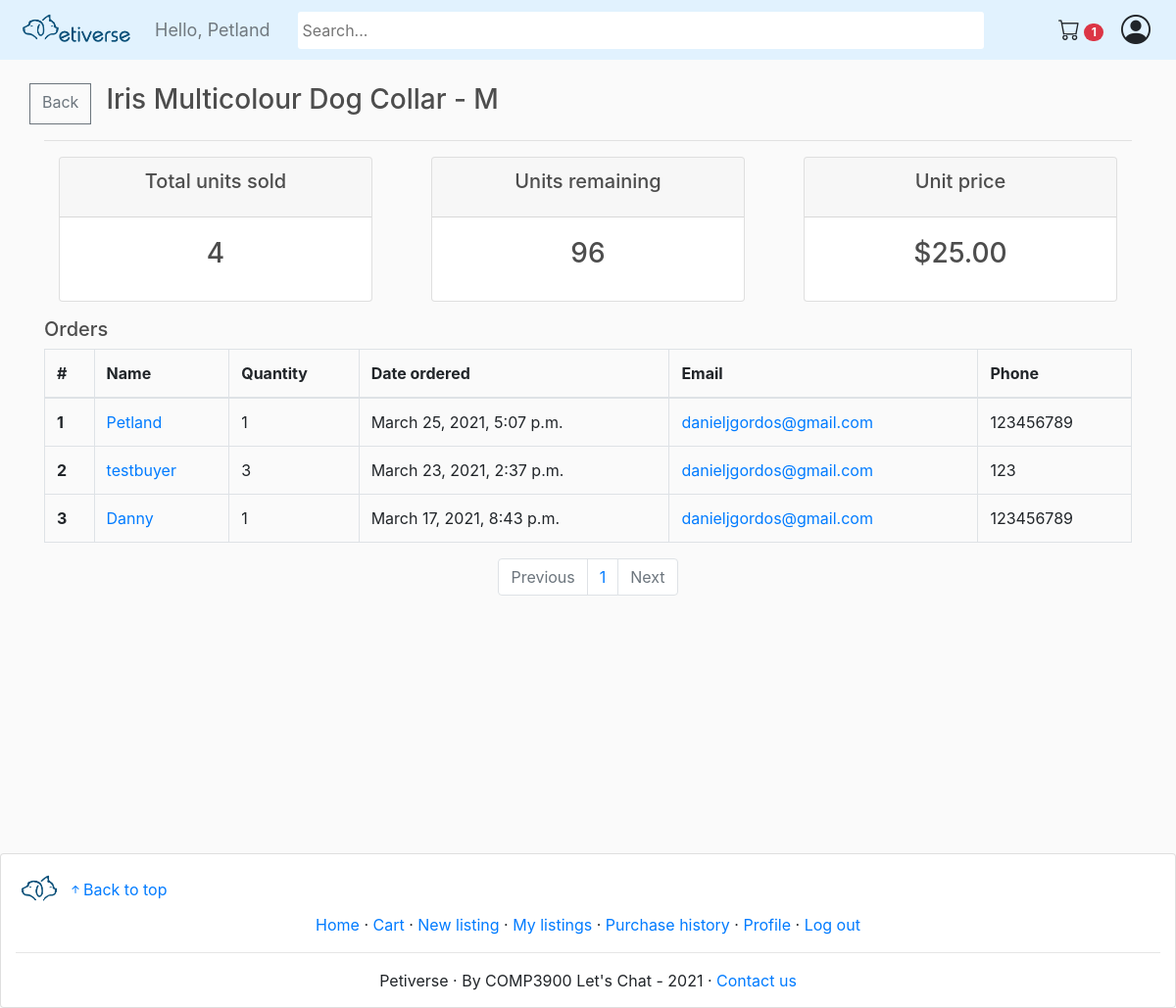
The page /view_orders/iris-multicolour-dog-collar-m/ (signed in) on the database as committed earlier.
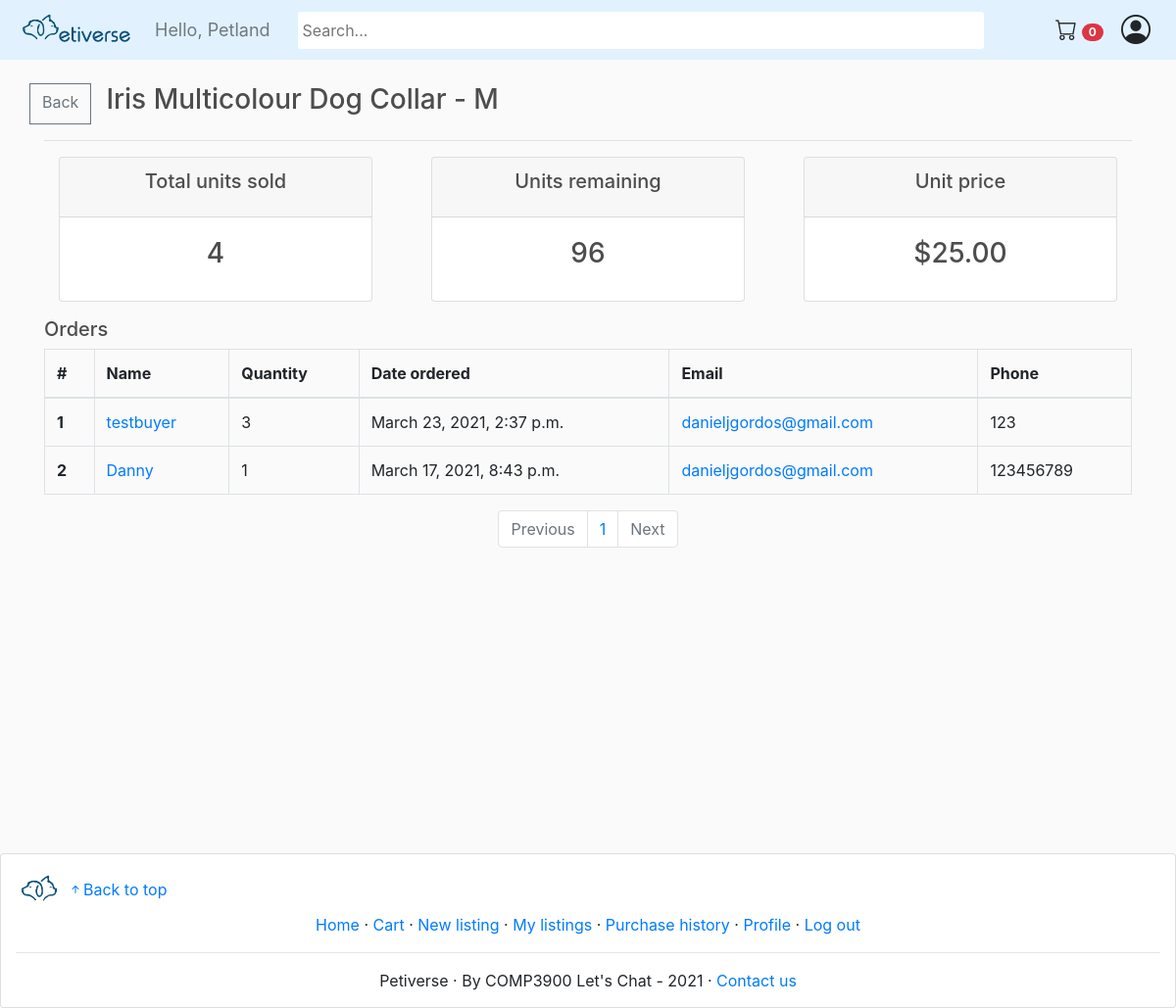
The same page on the database as committed later.
### store/models.py (models this page shows, shortened)
class OrderItem(models.Model):
    product = models.ForeignKey(Product, on_delete=models.SET_NULL, null=True)
    order = models.ForeignKey(Order, on_delete=models.SET_NULL, null=True)
    quantity = models.IntegerField(default=0, null=True, blank=True)
    date_added = models.DateTimeField(auto_now_add=True)

class Order(models.Model):
	customer = models.ForeignKey(Customer, on_delete=models.SET_NULL, null=True, blank=True)
	date_ordered = models.DateTimeField(editable=False, blank=True, null=True)
	complete = models.BooleanField(default=False)
	transaction_id = models.CharField(max_length=100, null=True)
	@property
	def get_cart_items(self):
		orderitems = self.orderitem_set.all()
		total = sum([item.quantity for item in orderitems])
		return total

class Customer(models.Model):
    user = models.OneToOneField(User, null=True, blank=True, on_delete=models.CASCADE)
    nickname = models.CharField(max_length=200, null=True)
    email = models.EmailField(max_length=254)
    contactNo = models.CharField(max_length=200, null=True)
    image = models.ImageField(default='../images/user_icon.png', upload_to='../images')
    trusted = models.BooleanField(default=False)
    slug_str = models.SlugField(blank=True)

### store/views.py (the view)
# urls.py: path('view_orders/<slug:slug>/', views.view_orders, name="view_orders"),
def view_orders(request, slug=None):
    if not request.user.is_authenticated:
        return redirect('login')
    try:
        product = Product.objects.get(slug_str=slug)
    except ObjectDoesNotExist:
        return HttpResponseNotFound('404: Product listing was not found')
    if product.seller != request.user.customer:
        return HttpResponseForbidden('403: Can only view orders for your own listings')
    order_items = OrderItem.objects.filter(product=product).order_by('-date_added')
    paginator = Paginator(order_items, 100)
    page_number = request.GET.get('page')
    paginated_order_items = paginator.get_page(page_number)
    cartItems = cart_items(request.user.customer)
    context = {
        'product': product,
        'order_items': paginated_order_items,
        'cartItems': cartItems
    }
    return render(request, 'store/view_orders.html', context)

### store/views.py (called while the page is built)
def cart_items (customer):
    order, created = Order.objects.get_or_create(customer=customer, complete=False)
    items = order.orderitem_set.all()
    items = order.get_cart_items
    return items

### store/templates/store/view_orders.html (shortened to what this page needs)
{% extends 'store/main.html' %}
{% load static %}
{% block content %}
    <div class="row">
        <a class="btn btn-outline-secondary" href="{% url 'my_listings' %}">Back</a>
        <h3 style="margin-left:15px;"><a style="color:inherit" href="{% url 'product_page' product.slug_str %}">{{product.name}}</a></h3>
    </div>
    <hr>
    <div class="row">
        <div class="col">
            <div class="col-sm">
                <div class="card text-center text-white  mb-3">
                      <div class="card-header">
                          <h5 class="card-title">Total units sold</h5>
                      </div>
                      <div class="card-body">
                        <h3 class="card-title">{{product.sold_unit}}</h3>
                      </div>
                </div>
            </div>
        </div>
        <div class="col">
            <div class="col-sm">
                <div class="card text-center text-white  mb-3">
                      <div class="card-header">
                          <h5 class="card-title">Units remaining</h5>
                      </div>
                      <div class="card-body">
                        <h3 class="card-title">{{product.remaining_unit}}</h3>
                      </div>
                </div>
            </div>
        </div>
        <div class="col">
            <div class="col-sm">
                <div class="card text-center text-white  mb-3">
                    {% if product.selling_type == "sale" %}
                        <div class="card-header">
                            <h5 class="card-title">Unit price</h5>
                        </div>
                        <div class="card-body">
                            <h3 class="card-title">${{product.price | floatformat:2}}</h3>
                        </div>
                    {% endif %}
                </div>
            </div>
        </div>
    </div>
    <h5>Orders</h5>
    {% if order_items %}
    <table class="table table-bordered">
        <thead>
            <tr>
                <th scope="col">#</th>
                <th scope="col">Name</th>
                <th scope="col">Quantity</th>
                <th scope="col">Date ordered</th>
                <th scope="col">Email</th>
                <th scope="col">Phone</th>
            </tr>
        </thead>
        <tbody>
            {% for item in order_items %}
            <tr>
                <th scope="row">{{forloop.counter}}</th>
                <td><a href="{% url 'user_profile' item.order.customer.slug_str %}">{{item.order.customer.nickname}}</a></td>
                <td>{{item.quantity}}</td>
                <td>{{item.order.date_ordered}}</td>
                <td><a href="mailto:{{item.order.customer.email}}">{{item.order.customer.email}}</a></td>
                <td>{{item.order.customer.contactNo}}</td>
            </tr>
            {% endfor %}
        </tbody>
    </table>
    {% else %}
    <p>No orders were found</p>
    {% endif %}
    <ul class="pagination justify-content-center" style="margin-top:15px;">
        {% if order_items.has_previous %}
            <li class="page-item" style="outline:none;"><a class="page-link" href=?page=1>First</a></li>
            <li class="page-item" style="outline:none;"><a class="page-link" href=?page={{ order_items.previous_page_number }}>Previous</a></li>
        {% else %}
            <li class="page-item disabled">
                <a class="page-link" href="#" tabindex="-1" aria-disabled="true">Previous</a>
            </li>
        {% endif%}
        <li class="page-item">
            <a class="page-link" href="#" tabindex="-1" aria-disabled="true">{{order_items.number}}</a>
        </li>
        {% if order_items.has_next %}
            <li class="page-item"><a class="page-link" href=?page={{ order_items.next_page_number }}>Next</a></li>
        {% else %}
            <li class="page-item disabled">
                <a class="page-link" href="#" tabindex="-1" aria-disabled="true">Next</a>
            </li>
        {% endif%}
    </ul>
{% endblock content %}

### store/templates/store/main.html (shortened to what this page needs)
<!DOCTYPE html>
{% load static %}
{% load i18n %}
<html>
<head>
	<link rel="stylesheet" href="https://stackpath.bootstrapcdn.com/bootstrap/4.4.1/css/bootstrap.min.css">
	<link rel="stylesheet" type="text/css" href="{% static 'css/main.css' %}">
</head>
<body>
	<nav class="navbar sticky-top navbar-expand-lg navbar-light bg-light">
		<a class="navbar-brand" href="{% url 'store' %}">
			<img class="brand-img" src="{% static 'images/logo_text_transparent.png' %}">
		</a>
		<div class="navbar-collapse collapse w-100 order-0 order-md-0 dual-collapse2">
			<ul class="navbar-nav mr-auto">
				<li class="nav-item active">
				  {% if request.user.is_authenticated %}
					  <span class="hello-msg navbar-text">Hello, {{request.user.customer.nickname}}</span>
				  {% endif %}
				</li>
			  </ul>
		</div>
		<div class="mx-auto order-1">
	        <form action="{% url 'search_result' %}" method="get">
	        	<input class="search_bar"  name = "q" type="text" placeholder="Search...", style="border-radius:3px !important; border:none; min-height:38px !important; padding-left:5px;">
	        </form>
		</div>
		<div class="navbar-collapse collapse w-100 order-2 dual-collapse2">
			<ul class="navbar-nav ml-auto">
				{% if request.user.is_authenticated %}
				<li class="nav-item">
					<a class="btn" href="{% url 'cart' %}"><i class="bi-cart" style="font-size:22px;"></i> <span class="badge badge-pill badge-danger">{{cartItems}}</span></a>
				</li>
				{% endif %}
			</ul>
			{% if request.user.is_authenticated %}
				<div class="dropdown">
					<i class="bi-person-circle" id="user-icon" onclick="toggleDropdown()" ></i>
				</div>
			{% endif %}
		</div>
	</nav>
     <div class="container">
            <br>
            {% block content %}
            {% endblock content %}
         </div>
	<footer class="card">
		<div>
			<a class="footer-logo-link" href="{% url 'store' %}">
				<img class="brand-img" src="{% static 'images/logo_no_text_transparent.png' %}">
			</a>
			<a href="#" style="display:inline;"><i class="bi-arrow-up-short"></i>Back to top</a>
		</div>
		<div>
			<div style="text-align:center;">
				<a href="/">Home</a>
				&middot;
				{% if request.user.is_authenticated %}
					<a href="{% url 'cart' %}">Cart</a>
					&middot;
					<a href="{% url 'new_product' %}">New listing</a>
					&middot;
					<a href="{% url 'my_listings' %}">My listings</a>
					&middot;
					<a href="{% url 'purchase_history' %}">Purchase history</a>
					&middot;
					<a href="{% url 'user_profile' request.user.customer.slug_str %}">Profile</a>
					&middot;
					<a href="{% url 'logout' %}">Log out</a>
				{% else %}
					<a href="{% url 'login' %}">Log in</a>
					&middot;
					<a href="{% url 'signup' %}">Sign up</a>
				{% endif %}
			</div>
		</div>
		<hr>
		<div style="text-align:center;">
			Petiverse
			&middot;
			By COMP3900 Let's Chat - 2021
			&middot;
			<a href="mailto:unswcomp3900@gmail.com">Contact us</a>
		</div>
	</footer>
</body>
</html>

Rows that differ between the two databases and show on the page:
removed OrderItem: order.customer.nickname "Petland", quantity "1", order.date_ordered "March 25, 2021, 5:07 p.m.", order.customer.email "danieljgordos@gmail.com", order.customer.contactNo "123456789"
Other text that changed with them:
{{ cartItems }}: "1" → "0"
